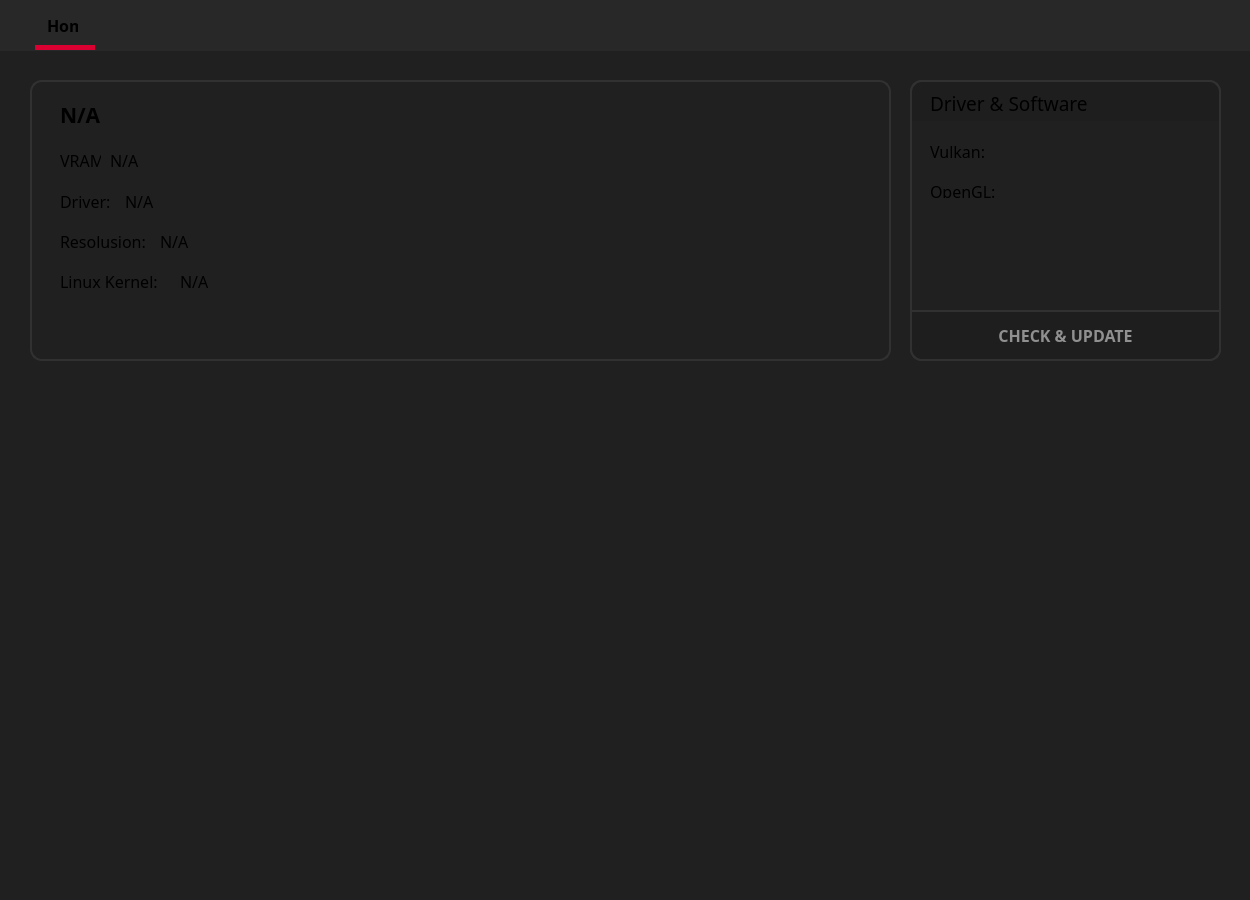
<?xml version="1.0" encoding="UTF-8"?>
<ui version="4.0">
 <class>MainWindow</class>
 <widget class="QMainWindow" name="MainWindow">
  <property name="geometry">
   <rect>
    <x>0</x>
    <y>0</y>
    <width>1250</width>
    <height>900</height>
   </rect>
  </property>
  <property name="windowTitle">
   <string>Adrenalin Linux Edition</string>
  </property>
  <property name="styleSheet">
   <string notr="true">#centralwidget {
    background-color: #202020;
    color: #ffffff;
}</string>
  </property>
  <widget class="QWidget" name="centralwidget">
   <widget class="QWidget" name="verticalLayoutWidget">
    <property name="geometry">
     <rect>
      <x>200</x>
      <y>600</y>
      <width>51</width>
      <height>31</height>
     </rect>
    </property>
    <layout class="QVBoxLayout" name="verticalLayout"/>
   </widget>
   <widget class="QFrame" name="gpuInfoFrame">
    <property name="geometry">
     <rect>
      <x>30</x>
      <y>80</y>
      <width>861</width>
      <height>281</height>
     </rect>
    </property>
    <property name="styleSheet">
     <string notr="true">#gpuInfoFrame {
    background-color: #202020;
    border: 2px solid #313131;
    border-radius: 12px;
    padding: 10px;
}</string>
    </property>
    <property name="frameShape">
     <enum>QFrame::Shape::StyledPanel</enum>
    </property>
    <property name="frameShadow">
     <enum>QFrame::Shadow::Raised</enum>
    </property>
    <widget class="QLabel" name="gpuName">
     <property name="geometry">
      <rect>
       <x>30</x>
       <y>20</y>
       <width>801</width>
       <height>31</height>
      </rect>
     </property>
     <property name="font">
      <font>
       <family>Iosevka</family>
       <pointsize>16</pointsize>
       <italic>false</italic>
       <bold>true</bold>
      </font>
     </property>
     <property name="layoutDirection">
      <enum>Qt::LayoutDirection::LeftToRight</enum>
     </property>
     <property name="text">
      <string>N/A</string>
     </property>
     <property name="scaledContents">
      <bool>false</bool>
     </property>
     <property name="alignment">
      <set>Qt::AlignmentFlag::AlignLeading|Qt::AlignmentFlag::AlignLeft|Qt::AlignmentFlag::AlignTop</set>
     </property>
     <property name="wordWrap">
      <bool>true</bool>
     </property>
    </widget>
    <widget class="QLabel" name="gpuMemory">
     <property name="geometry">
      <rect>
       <x>80</x>
       <y>70</y>
       <width>211</width>
       <height>21</height>
      </rect>
     </property>
     <property name="font">
      <font>
       <family>Iosevka</family>
       <pointsize>12</pointsize>
       <bold>false</bold>
      </font>
     </property>
     <property name="layoutDirection">
      <enum>Qt::LayoutDirection::LeftToRight</enum>
     </property>
     <property name="text">
      <string>N/A</string>
     </property>
    </widget>
    <widget class="QLabel" name="linuxKernel">
     <property name="geometry">
      <rect>
       <x>150</x>
       <y>190</y>
       <width>411</width>
       <height>21</height>
      </rect>
     </property>
     <property name="font">
      <font>
       <family>Iosevka</family>
       <pointsize>12</pointsize>
       <bold>false</bold>
      </font>
     </property>
     <property name="layoutDirection">
      <enum>Qt::LayoutDirection::LeftToRight</enum>
     </property>
     <property name="text">
      <string>N/A</string>
     </property>
     <property name="scaledContents">
      <bool>false</bool>
     </property>
     <property name="alignment">
      <set>Qt::AlignmentFlag::AlignLeading|Qt::AlignmentFlag::AlignLeft|Qt::AlignmentFlag::AlignTop</set>
     </property>
     <property name="wordWrap">
      <bool>true</bool>
     </property>
    </widget>
    <widget class="QLabel" name="gpuDriver_2">
     <property name="geometry">
      <rect>
       <x>30</x>
       <y>110</y>
       <width>61</width>
       <height>21</height>
      </rect>
     </property>
     <property name="font">
      <font>
       <family>Iosevka</family>
       <pointsize>12</pointsize>
       <bold>false</bold>
      </font>
     </property>
     <property name="layoutDirection">
      <enum>Qt::LayoutDirection::LeftToRight</enum>
     </property>
     <property name="text">
      <string>Driver:</string>
     </property>
     <property name="scaledContents">
      <bool>false</bool>
     </property>
     <property name="alignment">
      <set>Qt::AlignmentFlag::AlignLeading|Qt::AlignmentFlag::AlignLeft|Qt::AlignmentFlag::AlignTop</set>
     </property>
     <property name="wordWrap">
      <bool>true</bool>
     </property>
    </widget>
    <widget class="QLabel" name="gpuDriver">
     <property name="geometry">
      <rect>
       <x>95</x>
       <y>110</y>
       <width>301</width>
       <height>21</height>
      </rect>
     </property>
     <property name="font">
      <font>
       <family>Iosevka</family>
       <pointsize>12</pointsize>
       <bold>false</bold>
      </font>
     </property>
     <property name="layoutDirection">
      <enum>Qt::LayoutDirection::LeftToRight</enum>
     </property>
     <property name="text">
      <string>N/A</string>
     </property>
     <property name="scaledContents">
      <bool>false</bool>
     </property>
     <property name="alignment">
      <set>Qt::AlignmentFlag::AlignLeading|Qt::AlignmentFlag::AlignLeft|Qt::AlignmentFlag::AlignTop</set>
     </property>
     <property name="wordWrap">
      <bool>true</bool>
     </property>
    </widget>
    <widget class="QLabel" name="gpuResolusion_2">
     <property name="geometry">
      <rect>
       <x>30</x>
       <y>150</y>
       <width>91</width>
       <height>21</height>
      </rect>
     </property>
     <property name="font">
      <font>
       <family>Iosevka</family>
       <pointsize>12</pointsize>
       <bold>false</bold>
      </font>
     </property>
     <property name="layoutDirection">
      <enum>Qt::LayoutDirection::LeftToRight</enum>
     </property>
     <property name="text">
      <string>Resolusion: </string>
     </property>
     <property name="scaledContents">
      <bool>false</bool>
     </property>
     <property name="alignment">
      <set>Qt::AlignmentFlag::AlignLeading|Qt::AlignmentFlag::AlignLeft|Qt::AlignmentFlag::AlignTop</set>
     </property>
     <property name="wordWrap">
      <bool>true</bool>
     </property>
    </widget>
    <widget class="QLabel" name="linuxKernel_2">
     <property name="geometry">
      <rect>
       <x>30</x>
       <y>190</y>
       <width>111</width>
       <height>21</height>
      </rect>
     </property>
     <property name="font">
      <font>
       <family>Iosevka</family>
       <pointsize>12</pointsize>
       <bold>false</bold>
      </font>
     </property>
     <property name="layoutDirection">
      <enum>Qt::LayoutDirection::LeftToRight</enum>
     </property>
     <property name="text">
      <string>Linux Kernel:</string>
     </property>
     <property name="scaledContents">
      <bool>false</bool>
     </property>
     <property name="alignment">
      <set>Qt::AlignmentFlag::AlignLeading|Qt::AlignmentFlag::AlignLeft|Qt::AlignmentFlag::AlignTop</set>
     </property>
     <property name="wordWrap">
      <bool>true</bool>
     </property>
    </widget>
    <widget class="QLabel" name="gpuResolusion">
     <property name="geometry">
      <rect>
       <x>130</x>
       <y>150</y>
       <width>321</width>
       <height>21</height>
      </rect>
     </property>
     <property name="font">
      <font>
       <family>Iosevka</family>
       <pointsize>12</pointsize>
       <bold>false</bold>
      </font>
     </property>
     <property name="layoutDirection">
      <enum>Qt::LayoutDirection::LeftToRight</enum>
     </property>
     <property name="text">
      <string>N/A</string>
     </property>
     <property name="scaledContents">
      <bool>false</bool>
     </property>
     <property name="alignment">
      <set>Qt::AlignmentFlag::AlignLeading|Qt::AlignmentFlag::AlignLeft|Qt::AlignmentFlag::AlignTop</set>
     </property>
     <property name="wordWrap">
      <bool>true</bool>
     </property>
    </widget>
    <widget class="QLabel" name="gpuMemory_2">
     <property name="geometry">
      <rect>
       <x>30</x>
       <y>70</y>
       <width>41</width>
       <height>21</height>
      </rect>
     </property>
     <property name="font">
      <font>
       <family>Iosevka</family>
       <pointsize>12</pointsize>
       <bold>false</bold>
      </font>
     </property>
     <property name="layoutDirection">
      <enum>Qt::LayoutDirection::LeftToRight</enum>
     </property>
     <property name="text">
      <string>VRAM:</string>
     </property>
    </widget>
   </widget>
   <widget class="QWidget" name="verticalLayoutWidget_2">
    <property name="geometry">
     <rect>
      <x>200</x>
      <y>670</y>
      <width>51</width>
      <height>31</height>
     </rect>
    </property>
    <layout class="QVBoxLayout" name="verticalLayout_2"/>
   </widget>
   <widget class="QFrame" name="windowFrame">
    <property name="geometry">
     <rect>
      <x>0</x>
      <y>0</y>
      <width>1251</width>
      <height>51</height>
     </rect>
    </property>
    <property name="maximumSize">
     <size>
      <width>1251</width>
      <height>16777215</height>
     </size>
    </property>
    <property name="styleSheet">
     <string notr="true">#windowFrame {
    background-color: #282828;
    border: 0px;
    padding: 10px;
}</string>
    </property>
    <property name="frameShape">
     <enum>QFrame::Shape::StyledPanel</enum>
    </property>
    <property name="frameShadow">
     <enum>QFrame::Shadow::Raised</enum>
    </property>
    <widget class="QLabel" name="homeSwitch">
     <property name="geometry">
      <rect>
       <x>47</x>
       <y>15</y>
       <width>31</width>
       <height>21</height>
      </rect>
     </property>
     <property name="font">
      <font>
       <family>Iosevka</family>
       <pointsize>12</pointsize>
       <bold>true</bold>
      </font>
     </property>
     <property name="text">
      <string>Home</string>
     </property>
    </widget>
    <widget class="QFrame" name="activeWindow">
     <property name="geometry">
      <rect>
       <x>35</x>
       <y>45</y>
       <width>60</width>
       <height>5</height>
      </rect>
     </property>
     <property name="maximumSize">
      <size>
       <width>1251</width>
       <height>16777215</height>
      </size>
     </property>
     <property name="styleSheet">
      <string notr="true">#activeWindow {
    background-color: #DB0032;
    border: 0px;
    padding: 10px;
}</string>
     </property>
     <property name="frameShape">
      <enum>QFrame::Shape::StyledPanel</enum>
     </property>
     <property name="frameShadow">
      <enum>QFrame::Shadow::Raised</enum>
     </property>
    </widget>
   </widget>
   <widget class="QFrame" name="driverInfoFrame">
    <property name="geometry">
     <rect>
      <x>910</x>
      <y>80</y>
      <width>311</width>
      <height>281</height>
     </rect>
    </property>
    <property name="styleSheet">
     <string notr="true">#driverInfoFrame {
    background-color: #202020;
    border: 2px solid #313131;
    border-radius: 12px;
    padding: 10px;
}</string>
    </property>
    <property name="frameShape">
     <enum>QFrame::Shape::StyledPanel</enum>
    </property>
    <property name="frameShadow">
     <enum>QFrame::Shadow::Raised</enum>
    </property>
    <widget class="QFrame" name="driverInfoFrame_2">
     <property name="geometry">
      <rect>
       <x>0</x>
       <y>0</y>
       <width>311</width>
       <height>41</height>
      </rect>
     </property>
     <property name="styleSheet">
      <string notr="true">#driverInfoFrame_2 {
    background-color: #1e1e1e;
    border-top-left-radius: 12px;
    border-top-right-radius: 12px;
    border-bottom-left-radius: 0px;
    border-bottom-right-radius: 0px;
    border: 2px solid #313131;
    border-bottom: none;
    padding: 10px;
}</string>
     </property>
     <property name="frameShape">
      <enum>QFrame::Shape::StyledPanel</enum>
     </property>
     <property name="frameShadow">
      <enum>QFrame::Shadow::Raised</enum>
     </property>
     <widget class="QLabel" name="gpuName_2">
      <property name="geometry">
       <rect>
        <x>20</x>
        <y>10</y>
        <width>181</width>
        <height>21</height>
       </rect>
      </property>
      <property name="font">
       <font>
        <family>Iosevka</family>
        <pointsize>14</pointsize>
        <italic>false</italic>
        <bold>false</bold>
       </font>
      </property>
      <property name="layoutDirection">
       <enum>Qt::LayoutDirection::LeftToRight</enum>
      </property>
      <property name="text">
       <string>Driver &amp; Software</string>
      </property>
      <property name="scaledContents">
       <bool>false</bool>
      </property>
      <property name="alignment">
       <set>Qt::AlignmentFlag::AlignLeading|Qt::AlignmentFlag::AlignLeft|Qt::AlignmentFlag::AlignTop</set>
      </property>
      <property name="wordWrap">
       <bool>true</bool>
      </property>
     </widget>
    </widget>
    <widget class="QPushButton" name="updateDriverButton">
     <property name="geometry">
      <rect>
       <x>0</x>
       <y>230</y>
       <width>311</width>
       <height>51</height>
      </rect>
     </property>
     <property name="font">
      <font>
       <family>Iosevka</family>
       <pointsize>12</pointsize>
       <bold>true</bold>
      </font>
     </property>
     <property name="cursor">
      <cursorShape>PointingHandCursor</cursorShape>
     </property>
     <property name="styleSheet">
      <string notr="true">#updateDriverButton {
    background-color: #1e1e1e; 
    color: #909090;
    border: 2px solid #313131; 
    border-top-left-radius: 0px;
    border-top-right-radius: 0px;
    border-bottom-left-radius: 12px;
    border-bottom-right-radius: 12px;
    padding: 10px;
}

#updateDriverButton:hover {
    background-color: #3d3d3d;
	color: #ffffff;
    border: 2px solid #ffffff;
}</string>
     </property>
     <property name="text">
      <string>CHECK &amp;&amp; UPDATE</string>
     </property>
    </widget>
    <widget class="QLabel" name="gpuName_3">
     <property name="geometry">
      <rect>
       <x>20</x>
       <y>60</y>
       <width>71</width>
       <height>18</height>
      </rect>
     </property>
     <property name="font">
      <font>
       <family>Iosevka</family>
       <pointsize>12</pointsize>
       <italic>false</italic>
       <bold>false</bold>
      </font>
     </property>
     <property name="layoutDirection">
      <enum>Qt::LayoutDirection::LeftToRight</enum>
     </property>
     <property name="text">
      <string>Vulkan:</string>
     </property>
     <property name="scaledContents">
      <bool>false</bool>
     </property>
     <property name="alignment">
      <set>Qt::AlignmentFlag::AlignLeading|Qt::AlignmentFlag::AlignLeft|Qt::AlignmentFlag::AlignTop</set>
     </property>
     <property name="wordWrap">
      <bool>true</bool>
     </property>
    </widget>
    <widget class="QLabel" name="gpuName_4">
     <property name="geometry">
      <rect>
       <x>20</x>
       <y>100</y>
       <width>71</width>
       <height>18</height>
      </rect>
     </property>
     <property name="font">
      <font>
       <family>Iosevka</family>
       <pointsize>12</pointsize>
       <italic>false</italic>
       <bold>false</bold>
      </font>
     </property>
     <property name="layoutDirection">
      <enum>Qt::LayoutDirection::LeftToRight</enum>
     </property>
     <property name="text">
      <string>OpenGL:</string>
     </property>
     <property name="scaledContents">
      <bool>false</bool>
     </property>
     <property name="alignment">
      <set>Qt::AlignmentFlag::AlignLeading|Qt::AlignmentFlag::AlignLeft|Qt::AlignmentFlag::AlignTop</set>
     </property>
     <property name="wordWrap">
      <bool>true</bool>
     </property>
    </widget>
   </widget>
  </widget>
 </widget>
 <resources/>
 <connections/>
</ui>
